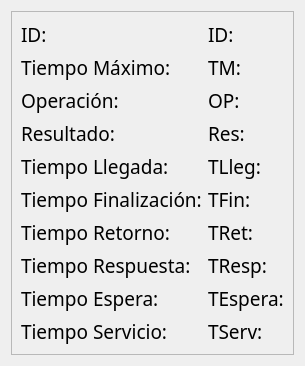
<?xml version="1.0" encoding="UTF-8"?>
<ui version="4.0">
 <class>resultProc</class>
 <widget class="QWidget" name="resultProc">
  <property name="geometry">
   <rect>
    <x>0</x>
    <y>0</y>
    <width>297</width>
    <height>338</height>
   </rect>
  </property>
  <property name="windowTitle">
   <string>Form</string>
  </property>
  <layout class="QGridLayout" name="gridLayout">
   <item row="0" column="0">
    <widget class="QFrame" name="frame">
     <property name="font">
      <font>
       <pointsize>14</pointsize>
      </font>
     </property>
     <property name="frameShape">
      <enum>QFrame::StyledPanel</enum>
     </property>
     <property name="frameShadow">
      <enum>QFrame::Raised</enum>
     </property>
     <layout class="QGridLayout" name="gridLayout_2">
      <item row="0" column="0">
       <widget class="QLabel" name="label">
        <property name="font">
         <font>
          <family>Rockwell</family>
          <pointsize>14</pointsize>
         </font>
        </property>
        <property name="text">
         <string>ID:</string>
        </property>
       </widget>
      </item>
      <item row="0" column="1">
       <widget class="QLabel" name="ID_Lb">
        <property name="font">
         <font>
          <family>Rockwell</family>
          <pointsize>14</pointsize>
         </font>
        </property>
        <property name="text">
         <string>ID:</string>
        </property>
       </widget>
      </item>
      <item row="1" column="0">
       <widget class="QLabel" name="label_2">
        <property name="font">
         <font>
          <family>Rockwell</family>
          <pointsize>14</pointsize>
         </font>
        </property>
        <property name="text">
         <string>Tiempo Máximo:</string>
        </property>
       </widget>
      </item>
      <item row="1" column="1">
       <widget class="QLabel" name="TMax_Lb">
        <property name="font">
         <font>
          <family>Rockwell</family>
          <pointsize>14</pointsize>
         </font>
        </property>
        <property name="text">
         <string>TM:</string>
        </property>
       </widget>
      </item>
      <item row="2" column="0">
       <widget class="QLabel" name="label_3">
        <property name="font">
         <font>
          <family>Rockwell</family>
          <pointsize>14</pointsize>
         </font>
        </property>
        <property name="text">
         <string>Operación:</string>
        </property>
       </widget>
      </item>
      <item row="2" column="1">
       <widget class="QLabel" name="OP_Lb">
        <property name="font">
         <font>
          <family>Rockwell</family>
          <pointsize>14</pointsize>
         </font>
        </property>
        <property name="text">
         <string>OP:</string>
        </property>
       </widget>
      </item>
      <item row="3" column="0">
       <widget class="QLabel" name="label_4">
        <property name="font">
         <font>
          <family>Rockwell</family>
          <pointsize>14</pointsize>
         </font>
        </property>
        <property name="text">
         <string>Resultado:</string>
        </property>
       </widget>
      </item>
      <item row="3" column="1">
       <widget class="QLabel" name="Res_Lb">
        <property name="font">
         <font>
          <family>Rockwell</family>
          <pointsize>14</pointsize>
         </font>
        </property>
        <property name="text">
         <string>Res:</string>
        </property>
       </widget>
      </item>
      <item row="4" column="0">
       <widget class="QLabel" name="label_5">
        <property name="font">
         <font>
          <family>Rockwell</family>
          <pointsize>14</pointsize>
         </font>
        </property>
        <property name="text">
         <string>Tiempo Llegada:</string>
        </property>
       </widget>
      </item>
      <item row="4" column="1">
       <widget class="QLabel" name="TLleg_Lb">
        <property name="font">
         <font>
          <family>Rockwell</family>
          <pointsize>14</pointsize>
         </font>
        </property>
        <property name="text">
         <string>TLleg:</string>
        </property>
       </widget>
      </item>
      <item row="5" column="0">
       <widget class="QLabel" name="label_6">
        <property name="font">
         <font>
          <family>Rockwell</family>
          <pointsize>14</pointsize>
         </font>
        </property>
        <property name="text">
         <string>Tiempo Finalización:</string>
        </property>
       </widget>
      </item>
      <item row="5" column="1">
       <widget class="QLabel" name="TFin_Lb">
        <property name="font">
         <font>
          <family>Rockwell</family>
          <pointsize>14</pointsize>
         </font>
        </property>
        <property name="text">
         <string>TFin:</string>
        </property>
       </widget>
      </item>
      <item row="6" column="0">
       <widget class="QLabel" name="label_7">
        <property name="font">
         <font>
          <family>Rockwell</family>
          <pointsize>14</pointsize>
         </font>
        </property>
        <property name="text">
         <string>Tiempo Retorno: </string>
        </property>
       </widget>
      </item>
      <item row="6" column="1">
       <widget class="QLabel" name="TRet_Lb">
        <property name="font">
         <font>
          <family>Rockwell</family>
          <pointsize>14</pointsize>
         </font>
        </property>
        <property name="text">
         <string>TRet:</string>
        </property>
       </widget>
      </item>
      <item row="7" column="0">
       <widget class="QLabel" name="label_8">
        <property name="font">
         <font>
          <family>Rockwell</family>
          <pointsize>14</pointsize>
         </font>
        </property>
        <property name="text">
         <string>Tiempo Respuesta:</string>
        </property>
       </widget>
      </item>
      <item row="7" column="1">
       <widget class="QLabel" name="TRes_Lb">
        <property name="font">
         <font>
          <family>Rockwell</family>
          <pointsize>14</pointsize>
         </font>
        </property>
        <property name="text">
         <string>TResp:</string>
        </property>
       </widget>
      </item>
      <item row="8" column="0">
       <widget class="QLabel" name="label_9">
        <property name="font">
         <font>
          <family>Rockwell</family>
          <pointsize>14</pointsize>
         </font>
        </property>
        <property name="text">
         <string>Tiempo Espera:</string>
        </property>
       </widget>
      </item>
      <item row="8" column="1">
       <widget class="QLabel" name="TEsp_Lb">
        <property name="font">
         <font>
          <family>Rockwell</family>
          <pointsize>14</pointsize>
         </font>
        </property>
        <property name="text">
         <string>TEspera:</string>
        </property>
       </widget>
      </item>
      <item row="9" column="0">
       <widget class="QLabel" name="label_10">
        <property name="font">
         <font>
          <family>Rockwell</family>
          <pointsize>14</pointsize>
         </font>
        </property>
        <property name="text">
         <string>Tiempo Servicio: </string>
        </property>
       </widget>
      </item>
      <item row="9" column="1">
       <widget class="QLabel" name="TServ_Lb">
        <property name="font">
         <font>
          <family>Rockwell</family>
          <pointsize>14</pointsize>
         </font>
        </property>
        <property name="text">
         <string>TServ:</string>
        </property>
       </widget>
      </item>
     </layout>
    </widget>
   </item>
  </layout>
 </widget>
 <resources/>
 <connections/>
</ui>
